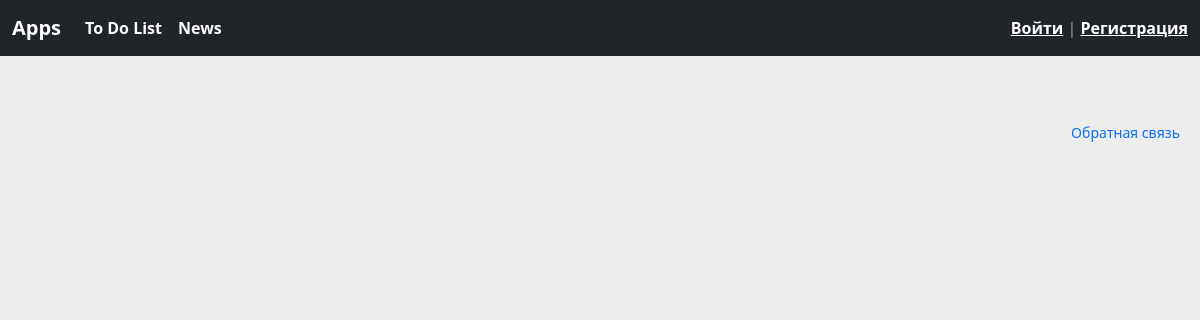
The app's page /app/news/test/, older data.
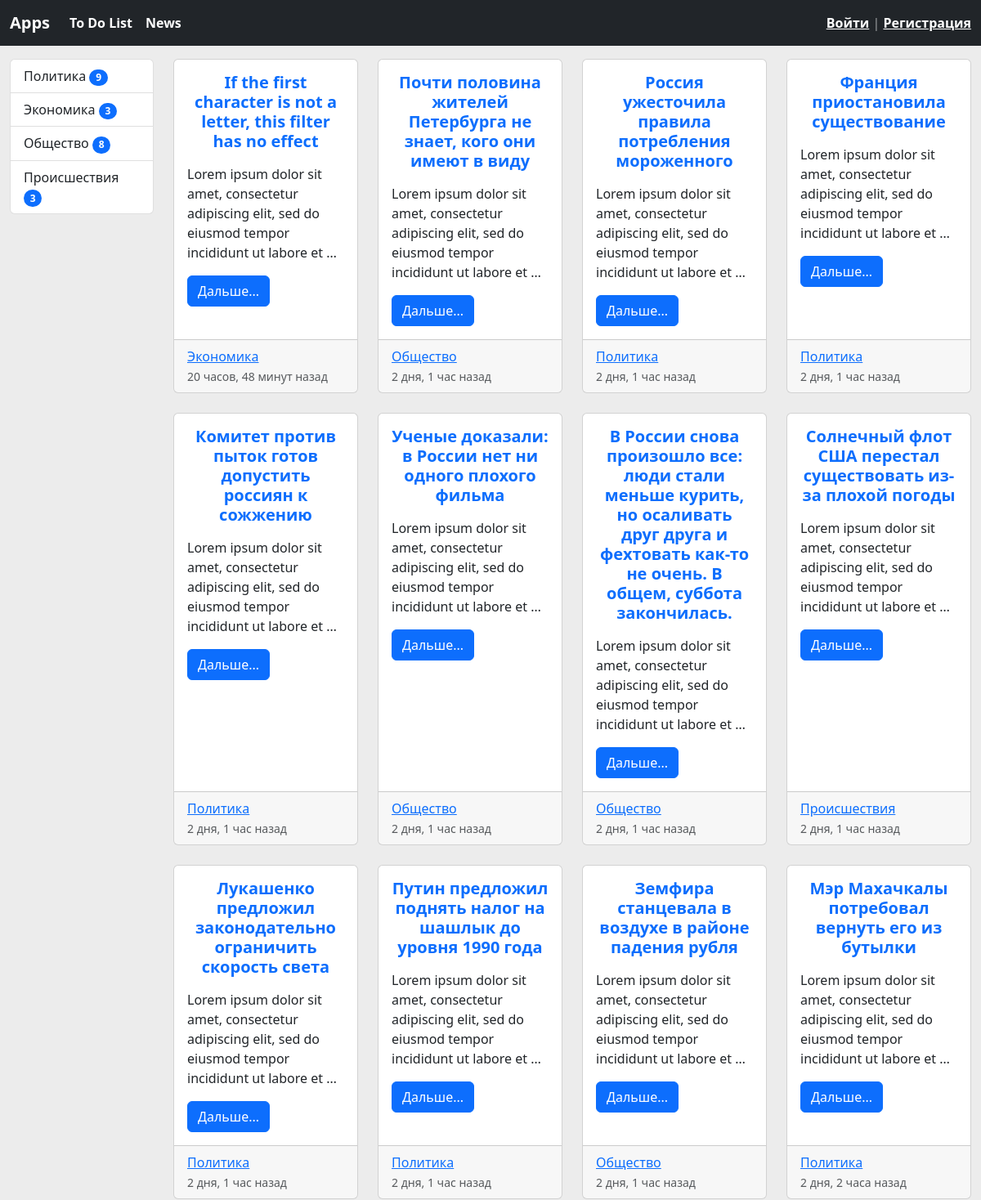
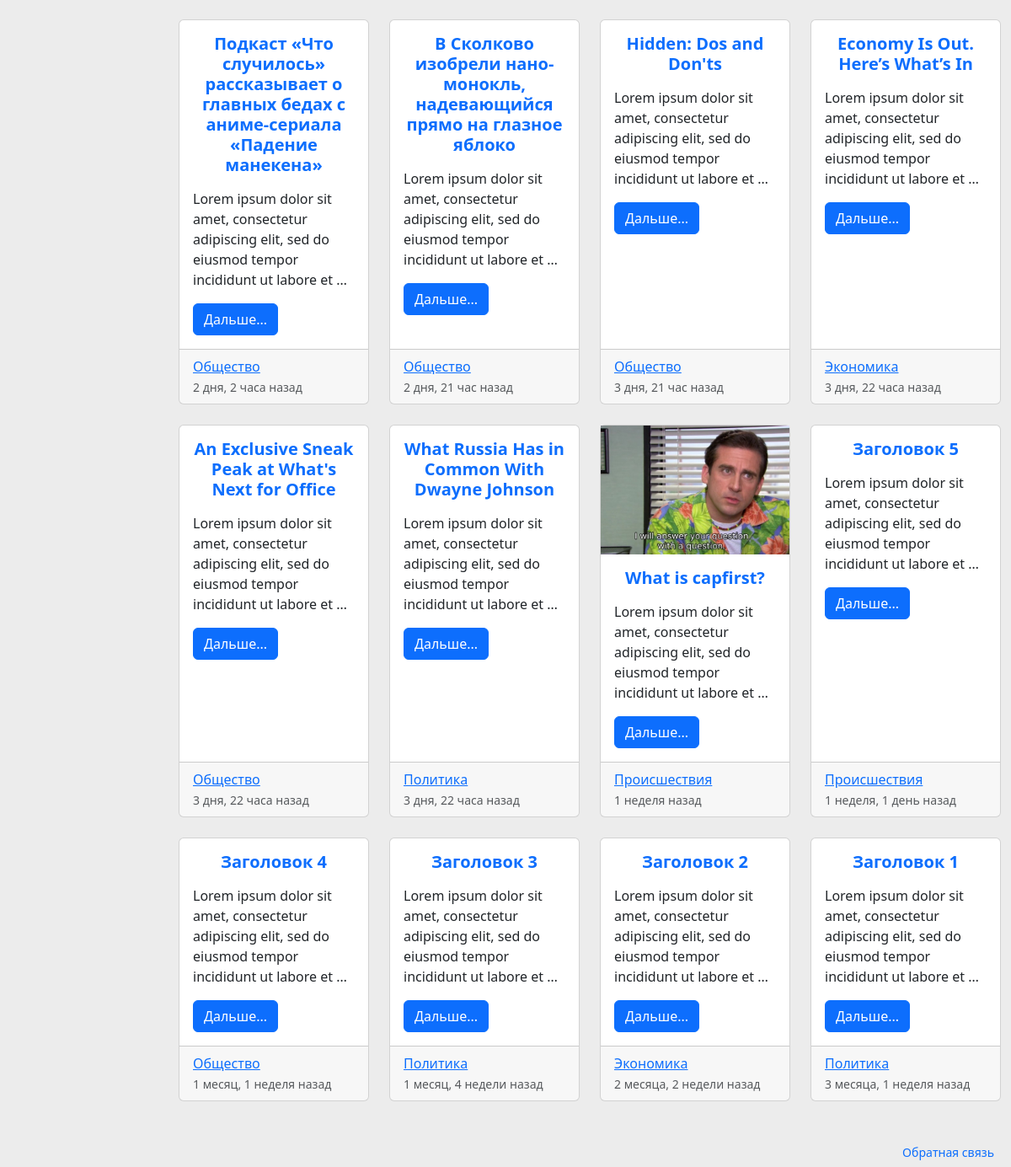
The same page, newer data (2 pictures, top to bottom).
### news/models.py (models this page shows, shortened)
class Category(models.Model):
    title = models.CharField(max_length=150, db_index=True, verbose_name='Название категории')
    def get_absolute_url(self):
        return reverse('news:category', kwargs={'category_id': self.pk})
    def __str__(self):
        return self.title
    class Meta:
        verbose_name = 'Категория'
        verbose_name_plural = 'Категории'
        ordering = ['id']

class News(models.Model):
    title = models.CharField(max_length=150, verbose_name='Наименование')
    content = models.TextField(blank=True, verbose_name='Содержание')
    created_at = models.DateTimeField(auto_now_add=True, verbose_name='Создано')
    updated_at = models.DateTimeField(auto_now=True, verbose_name='Обновлено')
    photo = models.ImageField(upload_to='photos/%Y/%m/%d', verbose_name='Фото', blank=True)
    is_published = models.BooleanField(default=True, verbose_name='Публикация?')
    category = models.ForeignKey('Category', on_delete=models.PROTECT, null=True, verbose_name='Категория')
    view_count = models.IntegerField(default=0)
    def get_absolute_url(self):
        return reverse('news:view_news', kwargs={'pk': self.pk})
    class Meta:
        verbose_name = 'Новость'
        verbose_name_plural = 'Новости'
        ordering = ['-created_at']

### news/views.py (the view)
# urls.py: path('test/', views.test, name='test')
def test(request):
    news = News.objects.all()
    categories = Category.objects.all()
    context = {
        'news': news,
        'title': 'Список новостей',
        'categories': categories,
    }
    return render(request, 'news/test.html', context)

### news/templatetags/news_tags.py (called while the page is built)
@register.simple_tag(name='get_list_categories')
def get_categories():
    return Category.objects.annotate(cnt=Count('news', filter=F('news__is_published'))).filter(cnt__gt=0)

### news/templates/news/test.html (shortened to what this page needs)
{% extends "base.html" %}
{% load news_tags %}
{% block main %}
<div class="container-fluid mb-3">
  <div class="row">
    <div class="col-md-2 pt-3">
        <div class="list-group">
            {% get_list_categories as categories %}
            {% for item in categories %}
            <a href="{% url 'news:category' item.pk %}" class="list-group-item list-group-item-action">{{ item.title }}
            <span class="badge bg-primary rounded-pill">{{ item.cnt }}</span>
            </a>
            {% endfor%}
        </div>
    </div>
    <div class="col pt-3">
        <div class="row row-cols-1 row-cols-md-4 g-4">
            {% for item in news %}
                <div class="col">
                    <div class="card h-100">
                    {% if item.photo %}
                    <img src="{{ item.photo.url }}" alt="" class="mr-3">
                    {% else %}
                    <img src="https://i.imgur.com/tJU73ey.png" alt="" class="mr-3">
                    {% endif %}
                    <div class="card-body">
                        <h5 class="card-title text-primary text-center"><b>{{ item.title }}</b></h5>
                        <p class="card-text">{{ item.content|safe|linebreaks|truncatewords:16 }}</p>
                        <a href="{{ item.get_absolute_url }}" class="btn btn-primary">Дальше...</a>
                    </div>
                    <div class="card-footer">
                        <a href="{{ item.category.get_absolute_url }}">{{ item.category }}</a>
                        <small class="text-muted">{{ item.created_at|timesince}} назад</small>
                    </div>
                    </div>
                </div>
            {% endfor %}
            </div>
    </div>
  </div>
</div>
{% endblock %}

Row changes from the older to the newer data that the page shows:
added Category: title "Политика", cnt "9"
added Category: title "Экономика", cnt "3"
added Category: title "Общество", cnt "8"
added Category: title "Происшествия", cnt "3"
added News: title "If the first character is not a letter, this filter has no effect", content "Lorem ipsum dolor sit amet, consectetur adipiscing elit, sed do eiusmod tempor incididunt ut labore et …", category "Экономика", created_at "20 часов, 48 минут"
added News: title "Почти половина жителей Петербурга не знает, кого они имеют в виду", content "Lorem ipsum dolor sit amet, consectetur adipiscing elit, sed do eiusmod tempor incididunt ut labore et …", category "Общество", created_at "2 дня, 1 час"
added News: title "Россия ужесточила правила потребления мороженного", content "Lorem ipsum dolor sit amet, consectetur adipiscing elit, sed do eiusmod tempor incididunt ut labore et …", category "Политика", created_at "2 дня, 1 час"
added News: title "Франция приостановила существование", content "Lorem ipsum dolor sit amet, consectetur adipiscing elit, sed do eiusmod tempor incididunt ut labore et …", category "Политика", created_at "2 дня, 1 час"
added News: title "Комитет против пыток готов допустить россиян к сожжению", content "Lorem ipsum dolor sit amet, consectetur adipiscing elit, sed do eiusmod tempor incididunt ut labore et …", category "Политика", created_at "2 дня, 1 час"
added News: title "Ученые доказали: в России нет ни одного плохого фильма", content "Lorem ipsum dolor sit amet, consectetur adipiscing elit, sed do eiusmod tempor incididunt ut labore et …", category "Общество", created_at "2 дня, 1 час"
added News: title "В России снова произошло все: люди стали меньше курить, но осаливать друг друга и фехтовать как-то не очень. В общем, суббота закончилась.", content "Lorem ipsum dolor sit amet, consectetur adipiscing elit, sed do eiusmod tempor incididunt ut labore et …", category "Общество", created_at "2 дня, 1 час"
added News: title "Солнечный флот США перестал существовать из-за плохой погоды", content "Lorem ipsum dolor sit amet, consectetur adipiscing elit, sed do eiusmod tempor incididunt ut labore et …", category "Происшествия", created_at "2 дня, 1 час"
added News: title "Лукашенко предложил законодательно ограничить скорость света", content "Lorem ipsum dolor sit amet, consectetur adipiscing elit, sed do eiusmod tempor incididunt ut labore et …", category "Политика", created_at "2 дня, 1 час"
added News: title "Путин предложил поднять налог на шашлык до уровня 1990 года", content "Lorem ipsum dolor sit amet, consectetur adipiscing elit, sed do eiusmod tempor incididunt ut labore et …", category "Политика", created_at "2 дня, 1 час"
added News: title "Земфира станцевала в воздухе в районе падения рубля", content "Lorem ipsum dolor sit amet, consectetur adipiscing elit, sed do eiusmod tempor incididunt ut labore et …", category "Общество", created_at "2 дня, 1 час"
added News: title "Мэр Махачкалы потребовал вернуть его из бутылки", content "Lorem ipsum dolor sit amet, consectetur adipiscing elit, sed do eiusmod tempor incididunt ut labore et …", category "Политика", created_at "2 дня, 2 часа"
added News: title "Подкаст «Что случилось» рассказывает о главных бедах с аниме-сериала «Падение манекена»", content "Lorem ipsum dolor sit amet, consectetur adipiscing elit, sed do eiusmod tempor incididunt ut labore et …", category "Общество", created_at "2 дня, 2 часа"
added News: title "В Сколково изобрели нано-монокль, надевающийся прямо на глазное яблоко", content "Lorem ipsum dolor sit amet, consectetur adipiscing elit, sed do eiusmod tempor incididunt ut labore et …", category "Общество", created_at "2 дня, 21 час"
added News: title "Hidden: Dos and Don'ts", content "Lorem ipsum dolor sit amet, consectetur adipiscing elit, sed do eiusmod tempor incididunt ut labore et …", category "Общество", created_at "3 дня, 21 час"
added News: title "Economy Is Out. Here’s What’s In", content "Lorem ipsum dolor sit amet, consectetur adipiscing elit, sed do eiusmod tempor incididunt ut labore et …", category "Экономика", created_at "3 дня, 22 часа"
added News: title "An Exclusive Sneak Peak at What's Next for Office", content "Lorem ipsum dolor sit amet, consectetur adipiscing elit, sed do eiusmod tempor incididunt ut labore et …", category "Общество", created_at "3 дня, 22 часа"
added News: title "What Russia Has in Common With Dwayne Johnson", content "Lorem ipsum dolor sit amet, consectetur adipiscing elit, sed do eiusmod tempor incididunt ut labore et …", category "Политика", created_at "3 дня, 22 часа"
added News: photo (picture), title "What is capfirst?", content "Lorem ipsum dolor sit amet, consectetur adipiscing elit, sed do eiusmod tempor incididunt ut labore et …", category "Происшествия", created_at "1 неделя"
added News: title "Заголовок 5", content "Lorem ipsum dolor sit amet, consectetur adipiscing elit, sed do eiusmod tempor incididunt ut labore et …", category "Происшествия", created_at "1 неделя, 1 день"
added News: title "Заголовок 4", content "Lorem ipsum dolor sit amet, consectetur adipiscing elit, sed do eiusmod tempor incididunt ut labore et …", category "Общество", created_at "1 месяц, 1 неделя"
added News: title "Заголовок 3", content "Lorem ipsum dolor sit amet, consectetur adipiscing elit, sed do eiusmod tempor incididunt ut labore et …", category "Политика", created_at "1 месяц, 4 недели"
added News: title "Заголовок 2", content "Lorem ipsum dolor sit amet, consectetur adipiscing elit, sed do eiusmod tempor incididunt ut labore et …", category "Экономика", created_at "2 месяца, 2 недели"
added News: title "Заголовок 1", content "Lorem ipsum dolor sit amet, consectetur adipiscing elit, sed do eiusmod tempor incididunt ut labore et …", category "Политика", created_at "3 месяца, 1 неделя"
